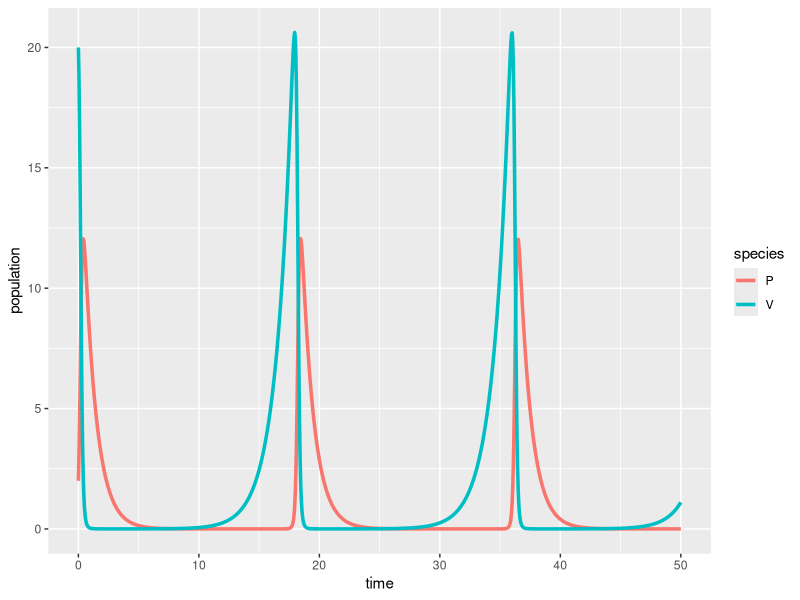

Here is the R script that generated this plot:
## ---- chunk 1
#| message: false
#| warning: false
# load libraries ----
library(tidyverse)
library(deSolve)
library(kableExtra)
## ---- chunk 2
# Create a sequence of times (days) ----
time <- seq(from = 0, to = 50, by = 0.05)

# Set some parameter values (these can change - keep it in mind) ----
parameters <- c(r = .75, alpha = 0.8, beta = 0.5, q = 1)

# Set the initial condition (prey and predator populations at t = 0) ----
# Recall: V = prey, P = predator
init_cond <- c(V = 20, P = 2)

# Prepare the series of differential equations as a function ----
lv_equations <- function(time, init_cond, parameters) {
  with(as.list(c(init_cond, parameters)), {
    dVdt = r * V - alpha * V * P
    dPdt = beta * V * P - q * P
    return(list(c(dVdt, dPdt)))
  })
}

# Find the approximate the solution using `deSolve::ode()` ----
approx_lv <- ode(y = init_cond, times = time, func = lv_equations, parms = parameters)

# Check the class ----
class(approx_lv)

# We really want this to be a data frame, AND we want both prey (V) and predator (P) to be in the same column -- we'll learn why in EDS 221 (tidy data) ----
approx_lk_df <- data.frame(approx_lv) |> 
  pivot_longer(cols = c(V, P), names_to = "species", values_to = "population")

# Plot it ----
ggplot(data = approx_lk_df, aes(x = time, y = population)) +
  geom_line(aes(color = species), linewidth = 1.2)
